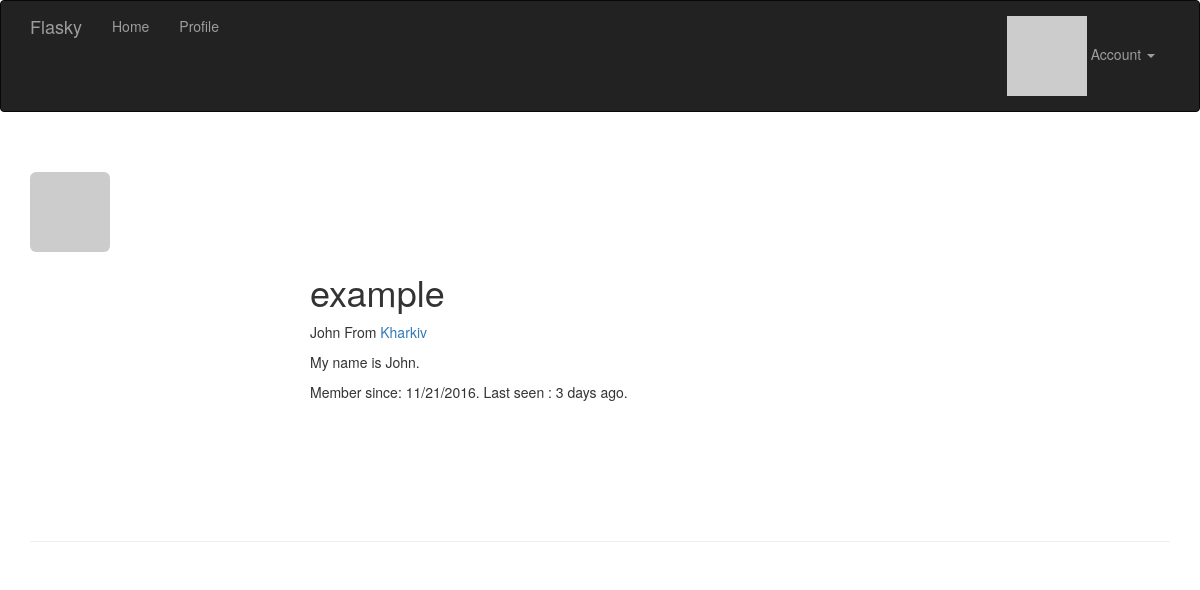
Page /user/example (signed in) on the committed database.
### app/models.py (models this page shows, shortened)
class User(UserMixin, db.Model):
    __tablename__ = 'users'
    id = db.Column(db.Integer, primary_key=True)
    email = db.Column(db.String(64), unique=True, index=True)
    username = db.Column(db.String(64), unique=True, index=True)
    password_hash = db.Column(db.String(128))
    role_id = db.Column(db.Integer, db.ForeignKey('roles.id'))
    confirmed = db.Column(db.Boolean, default=True)
    name = db.Column(db.String(64))
    location = db.Column(db.String(64))
    about_me = db.Column(db.Text)
    member_since = db.Column(db.DateTime, default=datetime.utcnow())
    last_seen = db.Column(db.DateTime, default=datetime.utcnow())
    avatar_hash = db.Column(db.String(32))
    posts = db.relationship('Post', backref='author', lazy='dynamic')
    @property
    def password(self):
        return AttributeError('password is not a readable attribute')
    def can(self, permissions):
        return self.role is not None and \
                (self.role.permissions & permissions) == permissions
    def is_administrator(self):
        return self.can(Permission.ADMINISTER)
    def ping(self):
        self.last_seen = datetime.utcnow()
        db.session.add(self)
    def gravatar(self, size=100, default='identicon', rating='g'):
        if request.is_secure:
            url = 'http://secure.gravatar.com/avatar'
        else:
            url = 'http://www.gravatar.com/avatar'
        hash = self.avatar_hash or hashlib.md5(self.email.encode('utf-8')).hexdigest()
        return '{url}/{hash}?s={size}&d={default}&r={rating}'.format(
                url=url, hash=hash, size=size, default=default, rating=rating)

### app/main/views.py (the view)
@main.route('/user/<username>')
def user(username):
    user = User.query.filter_by(username=username).first()
    if user is None:
        abort(404)
    posts = user.posts.order_by(Post.timestamp.desc()).all()
    return render_template('user.html', user=user, posts=posts)

### app/auth/views.py (called while the page is built)
@auth.before_app_request
def before_request():
    if current_user.is_authenticated:
        current_user.ping()
        if not current_user.confirmed \
                and request.endpoint[:5] != 'auth.':
                    return redirect(url_for('auth.unconfirmed'))

### app/models.py (called while the page is built)
@login_manager.user_loader
def load_user(user_id):
    return User.query.get(int(user_id))

### app/templates/user.html (shortened to what this page needs)
{% extends "base.html" %}
{% block page_content %}
<div class="page-header">
    <img class="img-rounded profile-thumnail" src="{{ user.gravatar(size=100) }}">
    <div class="profile-header">
        <h1>{{ user.username }}</h1>
        {% if user.name or user.location %}
        <p>
            {% if user.name %}{{ user.name }}{% endif %}
            {% if user.location %}
                From <a href="http://maps.google.com/?q={{ user.location }}">
                    {{ user.location }}
                </a>
            {% endif %}
        </p>
        {% endif %}
        {% if user.about_me %}<p>{{ user.about_me }}</p>{% endif %}
        <p>
            Member since: {{ moment(user.member_since).format('L') }}.
            Last seen : {{ moment(user.last_seen).fromNow() }}.
        </p>
    </div>
</div>
{% endblock page_content %}

### app/static/style.css (style rules this page uses)
.profile-header { min-height: 260px; margin-left: 280px; }

### rows in the picture
User: username "example", name "John", location "Kharkiv", about_me "My name is John.", member_since "11/21/2016", last_seen "3 days ago"
